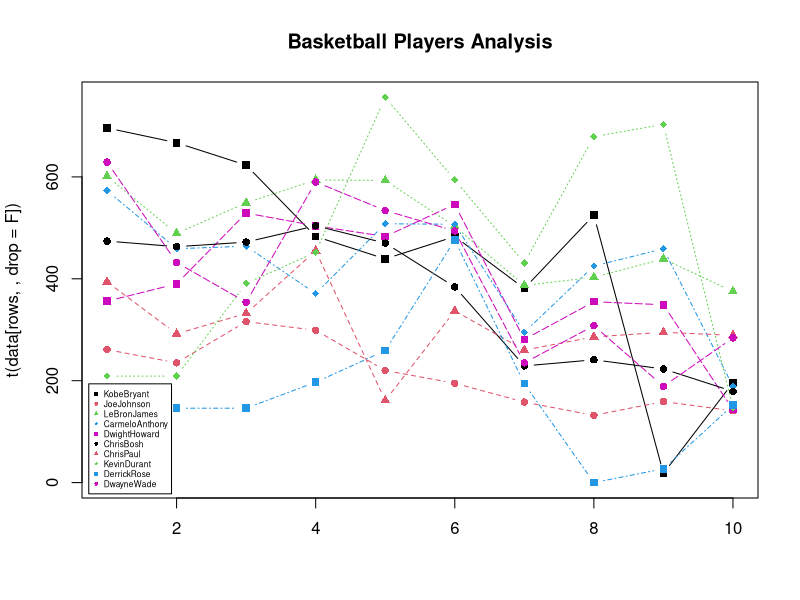
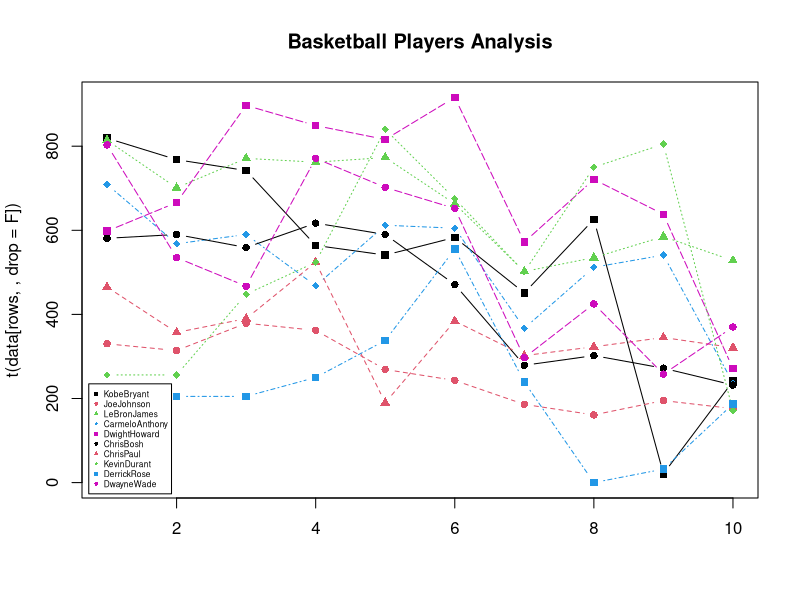

Write R code to recreate these figures, in order. (Note: this script raises an error after producing the figures.)
#Copyright: These datasets were prepared using publicly available data.
#           However, theses scripts are subject to Copyright Laws. 
#           If you wish to use these R scripts outside of the R Programming Course
#           by Kirill Eremenko, you may do so by referencing www.superdatascience.com in your work.

#Comments:
#Seasons are labeled based on the first year in the season
#E.g. the 2012-2013 season is preseneted as simply 2012

#Notes and Corrections to the data:
#Kevin Durant: 2006 - College Data Used
#Kevin Durant: 2005 - Proxied With 2006 Data
#Derrick Rose: 2012 - Did Not Play
#Derrick Rose: 2007 - College Data Used
#Derrick Rose: 2006 - Proxied With 2007 Data
#Derrick Rose: 2005 - Proxied With 2007 Data

#Seasons
Seasons <- c("2005","2006","2007","2008","2009","2010","2011","2012","2013","2014")

#Players
Players <- c("KobeBryant","JoeJohnson","LeBronJames","CarmeloAnthony","DwightHoward","ChrisBosh","ChrisPaul","KevinDurant","DerrickRose","DwayneWade")

#Free Throws
KobeBryant_FTA <- c(696,667,623,483,439,483,381,525,18,196)
JoeJohnson_FTA <- c(261,235,316,299,220,195,158,132,159,141)
LeBronJames_FTA <- c(601,489,549,594,593,503,387,403,439,375)
CarmeloAnthony_FTA <- c(573,459,464,371,508,507,295,425,459,189)
DwightHoward_FTA <- c(356,390,529,504,483,546,281,355,349,143)
ChrisBosh_FTA <- c(474,463,472,504,470,384,229,241,223,179)
ChrisPaul_FTA <- c(394,292,332,455,161,337,260,286,295,289)
KevinDurant_FTA <- c(209,209,391,452,756,594,431,679,703,146)
DerrickRose_FTA <- c(146,146,146,197,259,476,194,0,27,152)
DwayneWade_FTA <- c(629,432,354,590,534,494,235,308,189,284)

#Matrix for Free Throws
#
#Bind the given vectors to form the matrix
FreeThrows <- rbind(KobeBryant_FTA, JoeJohnson_FTA, LeBronJames_FTA, CarmeloAnthony_FTA, DwightHoward_FTA, ChrisBosh_FTA, ChrisPaul_FTA, KevinDurant_FTA, DerrickRose_FTA, DwayneWade_FTA)
#Remove vectors - we don't need them anymore
rm(KobeBryant_FTA, JoeJohnson_FTA, CarmeloAnthony_FTA, DwightHoward_FTA, ChrisBosh_FTA, LeBronJames_FTA, ChrisPaul_FTA, DerrickRose_FTA, DwayneWade_FTA, KevinDurant_FTA)
#Rename the columns
colnames(FreeThrows) <- Seasons
#Rename the rows
rownames(FreeThrows) <- Players
#Check the matrix
FreeThrows

#-----------------------------------------------------------------------

#Free Throw Attempts
KobeBryant_FTA <- c(819,768,742,564,541,583,451,626,21,241)
JoeJohnson_FTA <- c(330,314,379,362,269,243,186,161,195,176)
LeBronJames_FTA <- c(814,701,771,762,773,663,502,535,585,528)
CarmeloAnthony_FTA <- c(709,568,590,468,612,605,367,512,541,237)
DwightHoward_FTA <- c(598,666,897,849,816,916,572,721,638,271)
ChrisBosh_FTA <- c(581,590,559,617,590,471,279,302,272,232)
ChrisPaul_FTA <- c(465,357,390,524,190,384,302,323,345,321)
KevinDurant_FTA <- c(256,256,448,524,840,675,501,750,805,171)
DerrickRose_FTA <- c(205,205,205,250,338,555,239,0,32,187)
DwayneWade_FTA <- c(803,535,467,771,702,652,297,425,258,370)

#Matrix for Free Throw Attempts
#
#Bind the given vectors to form the matrix
FreeThrowAttempts <- rbind(KobeBryant_FTA, JoeJohnson_FTA, LeBronJames_FTA, CarmeloAnthony_FTA, DwightHoward_FTA, ChrisBosh_FTA, ChrisPaul_FTA, KevinDurant_FTA, DerrickRose_FTA, DwayneWade_FTA)
#Remove vectors - we don't need them anymore
rm(KobeBryant_FTA, JoeJohnson_FTA, CarmeloAnthony_FTA, DwightHoward_FTA, ChrisBosh_FTA, LeBronJames_FTA, ChrisPaul_FTA, DerrickRose_FTA, DwayneWade_FTA, KevinDurant_FTA)
#Rename the columns
colnames(FreeThrowAttempts) <- Seasons
#Rename the rows
rownames(FreeThrowAttempts) <- Players
#Check the matrix
FreeThrowAttempts

#------------------------------------------------------------------------

#Re-create the plotting function
myplot <- function(data,rows=1:10){
  matplot(t(data[rows,,drop=F]), type="b", pch=15:18, col=c(1:4,6), main="Basketball Players Analysis")
  legend("bottomleft", inset=0.01, legend=Players[rows], col=c(1:4,6), pch=15:18, cex=0.5, horiz=F)
}

#------------------------------------------------------------------------

#Visualize the new matrices
myplot(FreeThrows)
myplot(FreeThrowAttempts)

#------------------------------------------------------------------------

#Part 1 - Free Throw Attempts Per Game 
myplot( FreeThrowAttempts / Games)
#Analysis - Notice how Chris Paul gets few attempts per game

#Part 2 - Free Throw Accuracy
myplot(FreeThrows / FreeThrowAttempts)
#And yet Chris Paul's accuracy is one of the highest.
#Chances are his team would get more points if he had more FTA's
#Also notice that Dwight Howard's FT Accuracy is extremely poor.
#compared to other players. If you recall, Dwight Howard's
#Field Goal Accuracy was exceptional:
myplot(FieldGoals / FieldGoalAttempts)
#How could this be? Why is there such a drastic difference?
#We will see just now...

#Part 3 - Player Style Patterns Excluding Free Throws
myplot((Points - FreeThrows) / FieldGoals)
#Because we have excluded free throws, this plot now shows us
#the true representation of player style change. We can verify
#that this is the case because all the marks without exception
#on this plot are between 2 and 3. That is because Field Goals
#can only be for either 2 points or 3 points.


#Insights -------------------------------------------------------------
#
#1. You can see how players' preference for 2 or 3 point shots
#   changes throughout their career. We can see that almost all
#   players in this dataset experiment with their style throughout
#   their careers. Perhaps, the most drastic change in style has
#   been experienced by Joe Johnson.
#2. There is one exception. You can see that one player has not
#   changed his style at all - almost always scoring only 2-pointers.
#   Who is this mystert player? It's Dwight Howard! 
#   Now that explains a lot. The reason that Dwight Howard's
#   Field Goal accuracy is so good is because he almost always
#   scores 2-pointers only. That means he can be close to the basket
#   or even in contact with it. Free throws, on the other hand require
#   the player to stand 15ft (4.57m) away from the hoop. That's 
#   probably why Dwight Howard's Free Throw Accuracy is poor.

